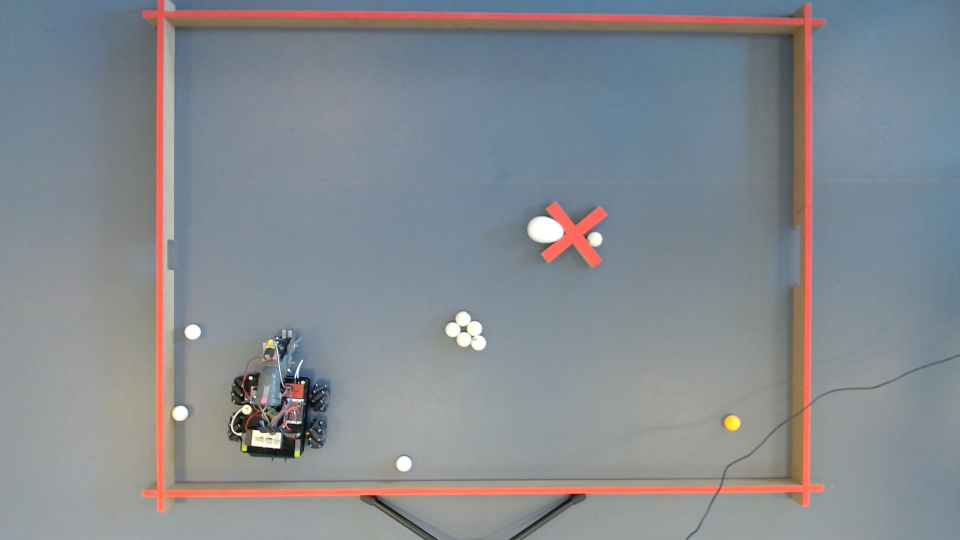
#> input picture ppArena/newcar/WIN_20240610_14_26_12_Pro.jpg, 1920 x 1080 px (shown at 1/2 size)
$ python -i PrevMads.py   (imports and definitions only)
#> lines starting #> are read from the running program, lines starting #| are printed output that depends on the picture; after the words box and inside, x2 and y2 are one past the last pixel; in counts of white or black regions, pixels touching at a corner belong together


from calendar import c
import math
import os
from re import I
from secrets import randbelow
from tabnanny import verbose
from turtle import up
import cv2
from cv2 import GaussianBlur
import numpy as np
from config import *
import random


class Point():
    """Class to represent a point"""

    def __init__(self, x, y):
        self.x = x
        self.y = y

    def getX(self):
        return self.x

    def getY(self):
        return self.y

    def distance(self, other):
        return math.sqrt((self.x - other.x)**2 + (self.y - other.y)**2)


def updateArena(image):
    """Function to update the arena state"""

    # Convert to grayscale
    gray = cv2.cvtColor(image, cv2.COLOR_BGR2GRAY)

    # Blur the image
    blurred = cv2.GaussianBlur(gray, (5, 5), 0)

    # Threshold the image to get the white elements
    _, whiteBallsThresh = cv2.threshold(
        blurred, WHITE_LOWER_THRESHOLD, WHITE_UPPER_THRESHOLD, cv2.THRESH_BINARY)

    # Threshold the image to get the red elements
    _, redThresh = cv2.threshold(
        blurred, RED_LOWER_THRESHOLD, RED_UPPER_THRESHOLD, cv2.THRESH_BINARY)

    # Get the contours of the white elements
    whiteBallsContours, _ = cv2.findContours(
        whiteBallsThresh, cv2.RETR_EXTERNAL, cv2.CHAIN_APPROX_SIMPLE)

    # Get the contours of the red elements
    redContours, _ = cv2.findContours(
        redThresh, cv2.RETR_LIST, cv2.CHAIN_APPROX_SIMPLE)

    # get red contour area
    redArea = [cv2.contourArea(contour) for contour in redContours]

    # Sort red contours by area
    redContours = [contour for _, contour in sorted(
        zip(redArea, redContours), key=lambda pair: pair[0])]

    # Extract desired red points
    robotHead = getCenter(redContours[0])
    robotTail = getCenter(redContours[1])
    cross = getCenter(redContours[2])

    # get the minimum area rectangle
    minRect = cv2.minAreaRect(redContours[-5])
    box = cv2.boxPoints(minRect)
    # draw the rectangle
    box = np.int0(box)
    cv2.drawContours(image, [box], 0, (0, 255, 0), 2)

    # hget the minimum area rectangle
    minRect = cv2.minAreaRect(redContours[-3])
    box = cv2.boxPoints(minRect)
    # draw the rectangle
    box = np.int0(box)
    cv2.drawContours(image, [box], 0, (0, 255, 0), 2)

    x, y, w, h = cv2.boundingRect(redContours[-2])
    perimeter = [Point(x, y), Point(x, y + h),
                 Point(x + w, y), Point(x + w, y + h)]

    # Get the centers of the white balls
    whiteBallsCenters = [getCenter(contour) for contour in whiteBallsContours]

    return whiteBallsCenters, cross, robotHead, robotTail, perimeter


def getCenter(contour):
    """Function to get the center of a contour from its bounding rectangle"""
    x, y, w, h = cv2.boundingRect(contour)
    return Point(x + w // 2, y + h // 2)


def paintPoint(image, point):
    """Function to print green dots at point centers"""
    cv2.circle(image, (point.getX(), point.getY()), 3, (0, 255, 0), -1)


# [453 lines left out: functions save_thresholds, calibrateColors, calibrateColors2, paintArenaState, getImage, generateArenaImage and 7 more, not called in this run]

>>> import cv2
>>> picture = cv2.imread('newcar/WIN_20240610_14_26_12_Pro.jpg')
#> picture is the input picture: shape (1080, 1920, 3); mean B, G, R 144.3, 138.7, 133.8
>>> result = updateArena(picture)
#> in updateArena, `gray = cv2.cvtColor(image, cv2.COLOR_BGR2GRAY)`:
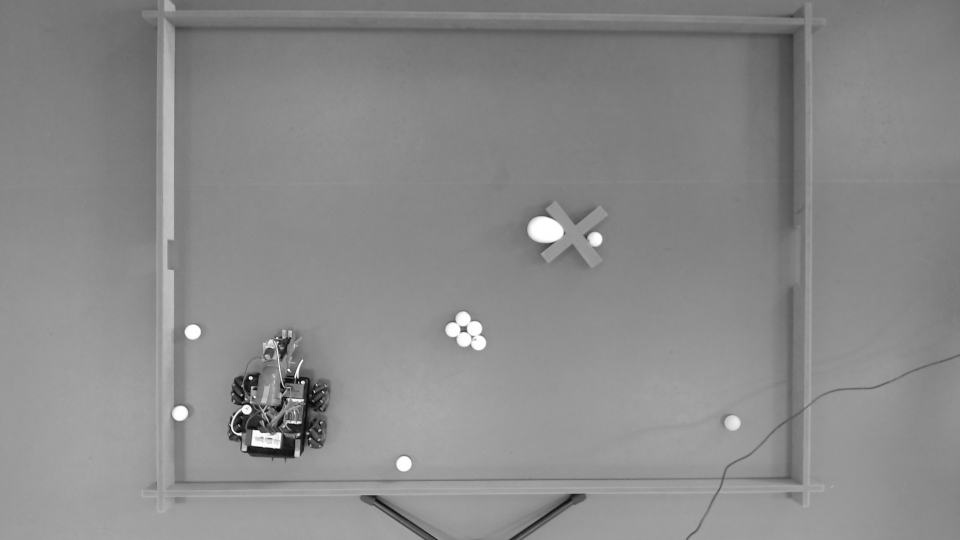
#> gray: shape (1080, 1920) (shown at 1/2 size); min 1, max 255, mean 137.9
#> in updateArena, `_, whiteBallsThresh = cv2.threshold( blurred, WHITE_LOWER_THRESHOLD, W..`:
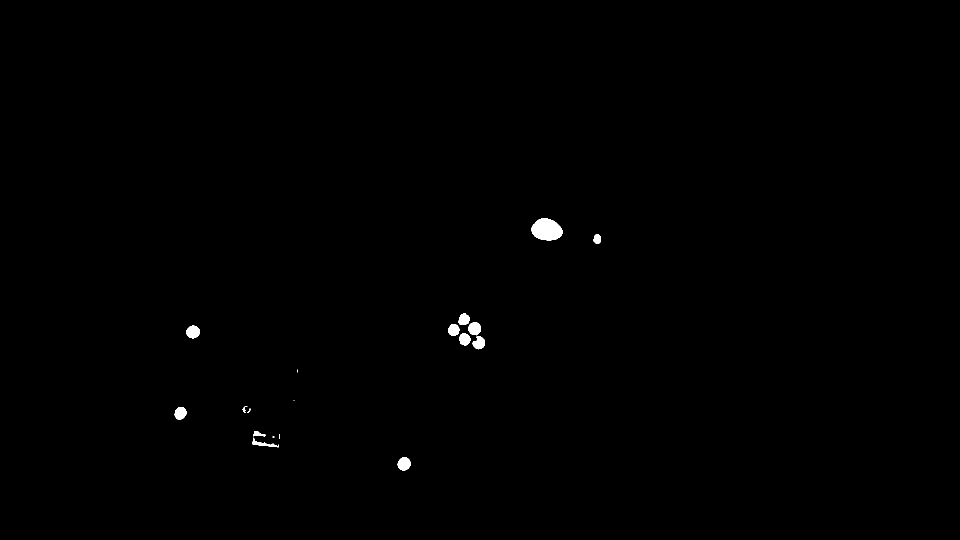
#> whiteBallsThresh: shape (1080, 1920) (shown at 1/2 size); 0.32% white; 18 white regions (4 under 20 px), largest, box (x1, y1, x2, y2) and area: (1063, 436, 1125, 481) 2105, (795, 914, 821, 941) 543, (372, 651, 400, 677) 537
#> in updateArena, `_, redThresh = cv2.threshold( blurred, RED_LOWER_THRESHOLD, RED_UPPER_..`:
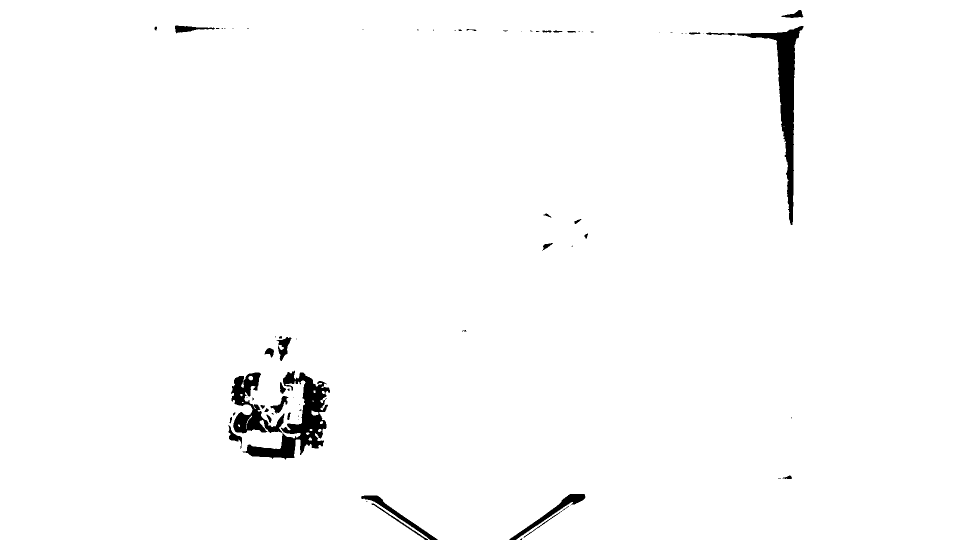
#> redThresh: shape (1080, 1920) (shown at 1/2 size); 98.5% white; 73 black regions (41 under 20 px)
#> in updateArena, `whiteBallsContours, _ = cv2.findContours( whiteBallsThresh, cv2.RETR_E..`: whiteBallsContours = 18 contours, 5 with area under 20; largest, box (x1, y1, x2, y2) and area: (1063, 436, 1125, 481) 2030, (795, 914, 821, 941) 506, (372, 651, 400, 677) 500, (937, 645, 962, 671) 478, (349, 814, 373, 839) 430
#> in updateArena, `redContours, _ = cv2.findContours( redThresh, cv2.RETR_LIST, cv2.CHAIN..`: redContours = 98 contours, 56 with area under 20; largest, box (x1, y1, x2, y2) and area: (0, 0, 1920, 1080) 2066448, (484, 740, 661, 920) 10238, (1472, 51, 1608, 451) 9928, (461, 744, 570, 868) 5584, (552, 673, 584, 723) 723
#> in updateArena, `redArea = [cv2.contourArea(contour) for contour in redContours]`: redArea = 98 values, max 2066447.5 at index 97, min 0 at index 15, mean 21406.3
#> in getCenter, `x, y, w, h = cv2.boundingRect(contour)`: x = 492; y = 850; w = 1; h = 8
#> in updateArena, `minRect = cv2.minAreaRect(redContours[-5])`: minRect = ((570.7, 697.1), (31.24, 46.69), -9.46)
#> in updateArena, `box = cv2.boxPoints(minRect)`: box = [[559.1, 722.6], [551.4, 676.6], [582.2, 671.5], [589.9, 717.5]]
#> in updateArena, `box = np.int0(box)`: box = [[559, 722], [551, 676], [582, 671], [589, 717]]
#> in updateArena, `cv2.drawContours(image, [box], 0, (0, 255, 0), 2)`: image: shape (1080, 1920, 3); 0.02% of pixels changed, all inside (x1, y1, x2, y2) = (550, 670, 591, 724)
#> in updateArena, `minRect = cv2.minAreaRect(redContours[-3])`: minRect = ((1529.5, 247), (399.7, 134), -86.91)
#> in updateArena, `box = cv2.boxPoints(minRect)`: box = [[1585.6, 450.2], [1451.8, 443], [1473.3, 43.84], [1607.2, 51.06]]
#> in updateArena, `box = np.int0(box)`: box = [[1585, 450], [1451, 442], [1473, 43], [1607, 51]]
#> in updateArena, `cv2.drawContours(image, [box], 0, (0, 255, 0), 2)`:
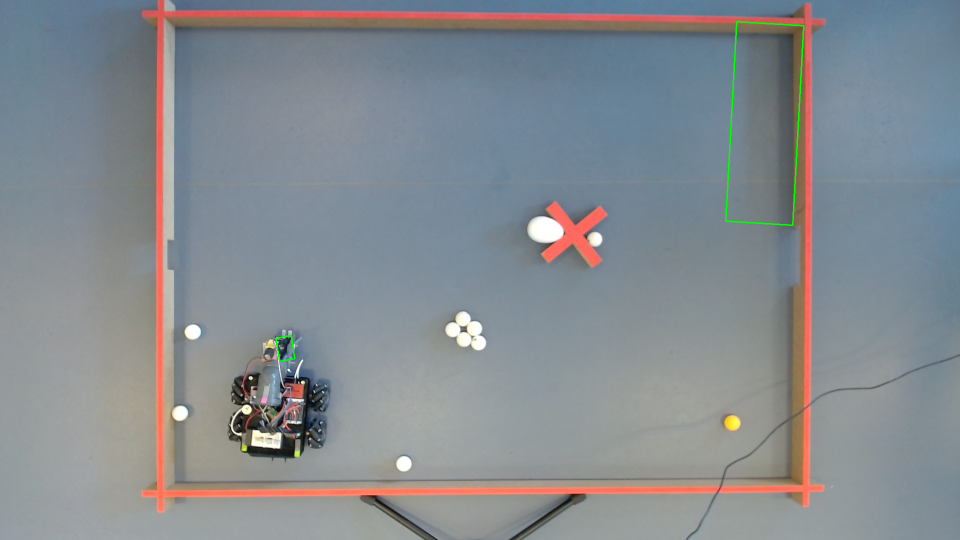
#> image: shape (1080, 1920, 3) (shown at 1/2 size); mean B, G, R 144.1, 139, 133.6
#> in updateArena, `x, y, w, h = cv2.boundingRect(redContours[-2])`: x = 484; y = 740; w = 177; h = 180
#> in updateArena, `whiteBallsCenters = [getCenter(contour) for contour in whiteBallsConto..`: whiteBallsCenters = 18 items
#> result = 5 items

$ run again, on ppArena/newcar/WIN_20240610_15_02_02_Pro.jpg
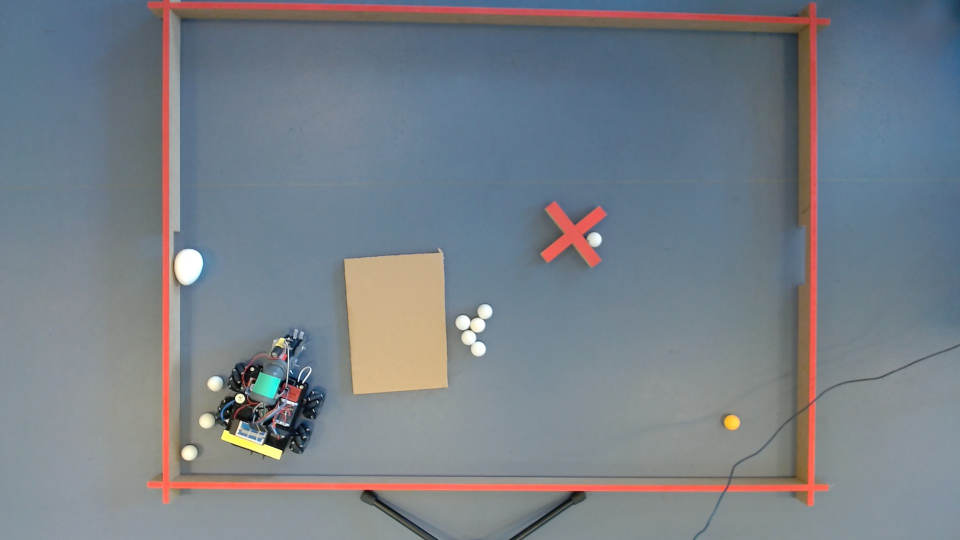
#> input picture ppArena/newcar/WIN_20240610_15_02_02_Pro.jpg, 1920 x 1080 px (shown at 1/2 size)
#> picture is the input picture: shape (1080, 1920, 3); mean B, G, R 135.6, 127.5, 119.6
#> in updateArena, `_, whiteBallsThresh = cv2.threshold( blurred, WHITE_LOWER_THRESHOLD, W..`:
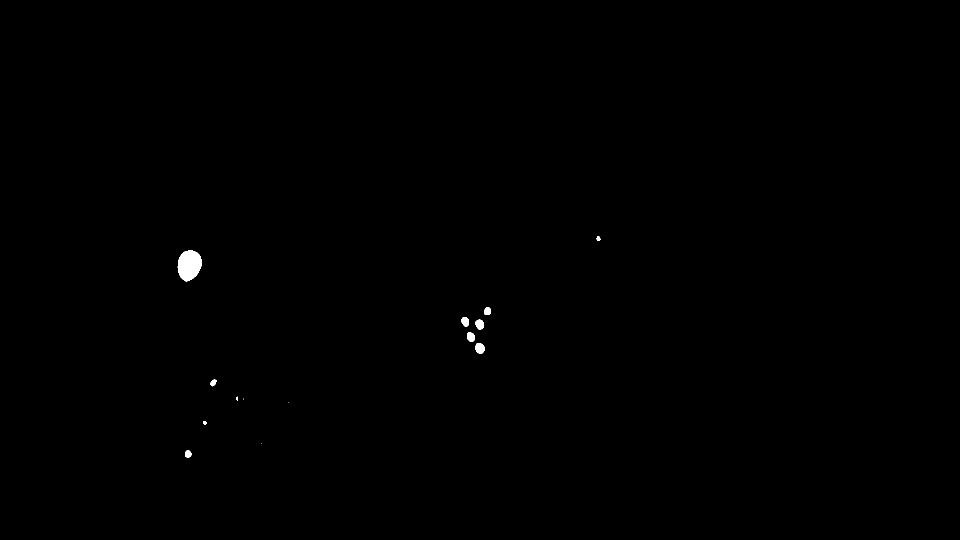
#> whiteBallsThresh: shape (1080, 1920) (shown at 1/2 size); 0.19% white; 14 white regions (3 under 20 px), largest, box (x1, y1, x2, y2) and area: (355, 501, 404, 563) 2270, (951, 686, 969, 707) 315, (951, 639, 968, 659) 267
#> redThresh: shape (1080, 1920); 95.9% white; 104 black regions (65 under 20 px)
#> whiteBallsContours = 14 contours, 4 with area under 20; largest, box (x1, y1, x2, y2) and area: (355, 501, 404, 563) 2192, (951, 686, 969, 707) 286, (951, 639, 968, 659) 240, (934, 665, 950, 684) 222, (923, 634, 938, 654) 208
#> redContours = 180 contours, 116 with area under 20; largest, box (x1, y1, x2, y2) and area: (0, 0, 1920, 1080) 2046994, (348, 21, 1621, 458) 39980, (515, 735, 652, 908) 9498, (418, 717, 530, 869) 8354, (287, 28, 327, 106) 1897
#> redArea = 180 values, max 2046993.5 at index 179, min 0 at index 1, mean 11763.9
#> in getCenter, `x, y, w, h = cv2.boundingRect(contour)`: x = 836; y = 1064; w = 1
#> in updateArena, `minRect = cv2.minAreaRect(redContours[-5])`: minRect = ((305.5, 66.19), (76.52, 38.92), -87.46)
#> in updateArena, `box = cv2.boxPoints(minRect)`: box = [[323.3, 105.3], [284.4, 103.6], [287.8, 27.1], [326.7, 28.83]]
#> in updateArena, `box = np.int0(box)`: box = [[323, 105], [284, 103], [287, 27], [326, 28]]
#> in updateArena, `minRect = cv2.minAreaRect(redContours[-3])`: minRect = ((586.6, 824.3), (166.4, 106.9), -63.43)
#> in updateArena, `box = cv2.boxPoints(minRect)`: box = [[597.2, 922.6], [501.6, 874.8], [576, 726], [671.6, 773.8]]
#> in updateArena, `box = np.int0(box)`: box = [[597, 922], [501, 874], [576, 726], [671, 773]]
#> in updateArena, `cv2.drawContours(image, [box], 0, (0, 255, 0), 2)`:
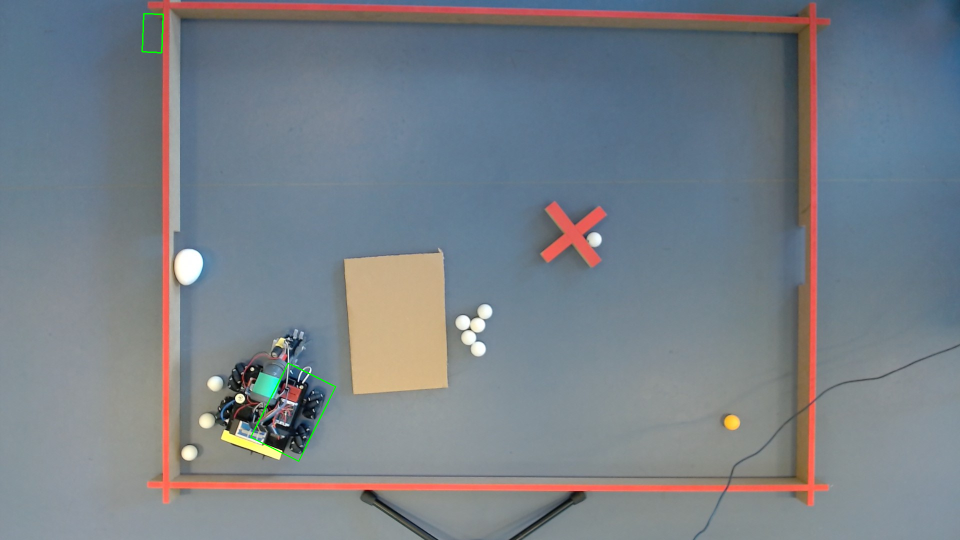
#> image: shape (1080, 1920, 3) (shown at 1/2 size); mean B, G, R 135.5, 127.6, 119.5
#> in updateArena, `x, y, w, h = cv2.boundingRect(redContours[-2])`: x = 348; y = 21; w = 1273; h = 437
#> whiteBallsCenters = 14 items
#> result = 5 items
